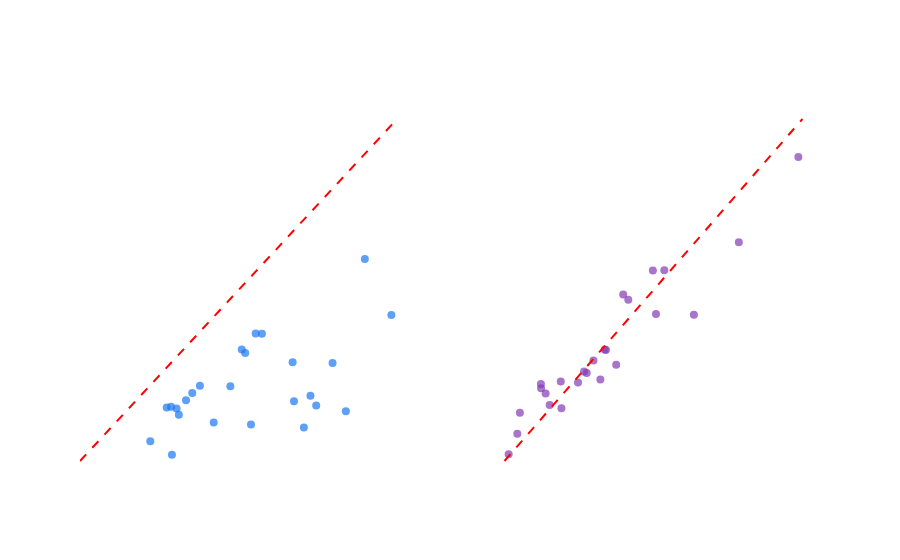

Source (notebook cell):
### Markdown cell above
## 7. Actual vs Predicted — Best Models

### Code cell
y_pred_ps_best = pipelines_ps[best_ps].predict(X_test)
y_pred_er_best = pipelines_er[best_er].predict(X_test)

fig = make_subplots(rows=1, cols=2,
                    subplot_titles=[f"Performance Score — {best_ps}",
                                    f"Engagement Rate — {best_er}"])

lims_ps = [min(y_test_ps.min(), y_pred_ps_best.min()) - 1,
            max(y_test_ps.max(), y_pred_ps_best.max()) + 1]
lims_er = [min(y_test_er.min(), y_pred_er_best.min()) - 0.5,
            max(y_test_er.max(), y_pred_er_best.max()) + 0.5]

fig.add_trace(go.Scatter(
    x=y_test_ps.values, y=y_pred_ps_best,
    mode="markers", marker=dict(color=BRAND_BLUE, size=8, opacity=0.7),
    name="Posts"
), row=1, col=1)
fig.add_trace(go.Scatter(
    x=lims_ps, y=lims_ps, mode="lines",
    line=dict(color="red", dash="dash"), name="Perfect"
), row=1, col=1)

fig.add_trace(go.Scatter(
    x=y_test_er.values, y=y_pred_er_best,
    mode="markers", marker=dict(color=BRAND_PURPLE, size=8, opacity=0.7),
    name="Posts"
), row=1, col=2)
fig.add_trace(go.Scatter(
    x=lims_er, y=lims_er, mode="lines",
    line=dict(color="red", dash="dash"), name="Perfect"
), row=1, col=2)

fig.update_layout(
    title="Actual vs Predicted — Performance Score & Engagement Rate",
    showlegend=False,
    plot_bgcolor="rgba(0,0,0,0)",
    paper_bgcolor="rgba(0,0,0,0)",
    font_color="rgba(255,255,255,0.8)"
)
fig.update_xaxes(title_text="Actual", row=1, col=1)
fig.update_xaxes(title_text="Actual", row=1, col=2)
fig.update_yaxes(title_text="Predicted", row=1, col=1)
fig.update_yaxes(title_text="Predicted", row=1, col=2)
fig.show()

print(f"Performance Score model residuals → mean: {(y_test_ps.values - y_pred_ps_best).mean():.3f} | std: {(y_test_ps.values - y_pred_ps_best).std():.3f}")
print(f"Engagement Rate model residuals   → mean: {(y_test_er.values - y_pred_er_best).mean():.3f} | std: {(y_test_er.values - y_pred_er_best).std():.3f}")

### Figure 1 — Plotly figure (JSON) as saved in the notebook; plotly's stock layout.template omitted (floating-point values rounded to 4 significant figures)
{"data": [{"marker": {"color": "#1877F2", "opacity": 0.7, "size": 8}, "mode": "markers", "name": "Posts", "type": "scatter", "x": [56.35, 17.55, 41.24, 18.31, 32.92, 25.67, 23.29, 18.46, 43.37, 20.89, 14.72, 32.11, 34.0, 46.2, 21.97, 30.52, 39.54, 48.49, 19.26, 39.3, 19.65, 28.55, 31.11, 51.77, 42.38], "xaxis": "x", "y": [25.96, 11.16, 7.95, 11.25, 23.0, 8.763, 14.62, 3.581, 11.46, 12.3, 5.741, 8.421, 22.96, 18.29, 13.48, 20.45, 12.16, 10.54, 10.98, 18.38, 9.992, 14.57, 19.89, 34.94, 13.03], "yaxis": "y"}, {"line": {"color": "red", "dash": "dash"}, "mode": "lines", "name": "Perfect", "type": "scatter", "x": [2.581, 57.35], "xaxis": "x", "y": [2.581, 57.35], "yaxis": "y"}, {"marker": {"color": "#833AB4", "opacity": 0.7, "size": 8}, "mode": "markers", "name": "Posts", "type": "scatter", "x": [31.25, 11.76, 4.721, 9.677, 22.22, 8.333, 15.0, 3.361, 14.47, 12.5, 4.412, 9.756, 20.83, 25.81, 13.64, 17.24, 12.82, 7.292, 7.273, 21.21, 7.843, 15.15, 17.86, 38.46, 16.39], "xaxis": "x2", "y": [25.96, 11.16, 7.95, 11.25, 23.0, 8.763, 14.62, 3.581, 11.46, 12.3, 5.741, 8.421, 22.96, 18.29, 13.48, 20.45, 12.16, 10.54, 10.98, 18.38, 9.992, 14.57, 19.89, 34.94, 13.03], "yaxis": "y2"}, {"line": {"color": "red", "dash": "dash"}, "mode": "lines", "name": "Perfect", "type": "scatter", "x": [2.861, 38.96], "xaxis": "x2", "y": [2.861, 38.96], "yaxis": "y2"}], "layout": {"annotations": [{"font": {"size": 16}, "showarrow": false, "text": "Performance Score — Gradient Boosting", "x": 0.225, "xanchor": "center", "xref": "paper", "y": 1, "yanchor": "bottom", "yref": "paper"}, {"font": {"size": 16}, "showarrow": false, "text": "Engagement Rate — Gradient Boosting", "x": 0.775, "xanchor": "center", "xref": "paper", "y": 1, "yanchor": "bottom", "yref": "paper"}], "font": {"color": "rgba(255,255,255,0.8)"}, "paper_bgcolor": "rgba(0,0,0,0)", "plot_bgcolor": "rgba(0,0,0,0)", "showlegend": false, "title": {"text": "Actual vs Predicted — Performance Score & Engagement Rate"}, "xaxis": {"anchor": "y", "domain": [0, 0.45], "title": {"text": "Actual"}}, "xaxis2": {"anchor": "y2", "domain": [0.55, 1], "title": {"text": "Actual"}}, "yaxis": {"anchor": "x", "domain": [0, 1], "title": {"text": "Predicted"}}, "yaxis2": {"anchor": "x2", "domain": [0, 1], "title": {"text": "Predicted"}}}}
